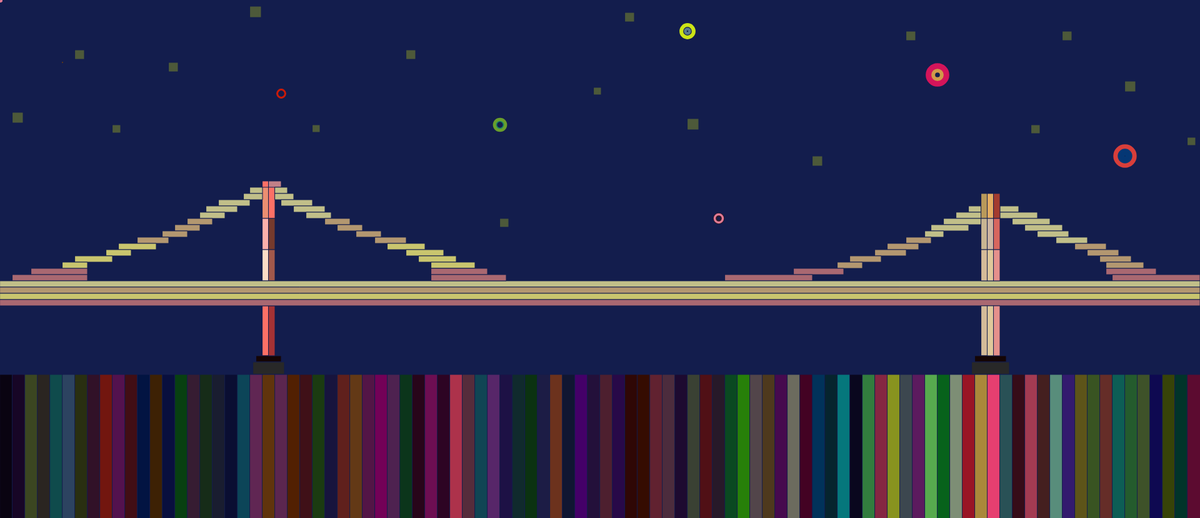
Frame 1 (no input)
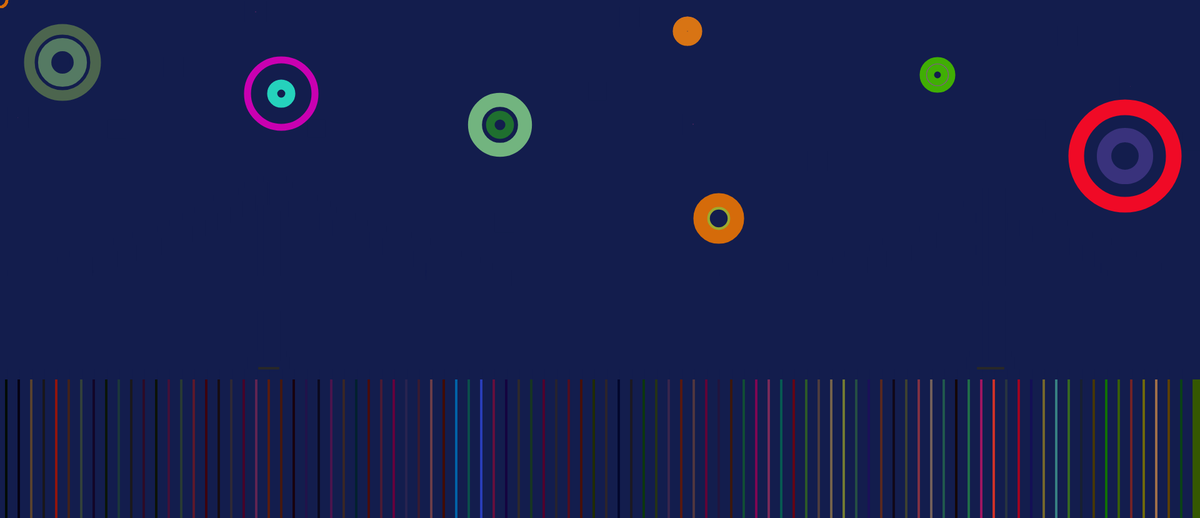
Frame 60 (no input)
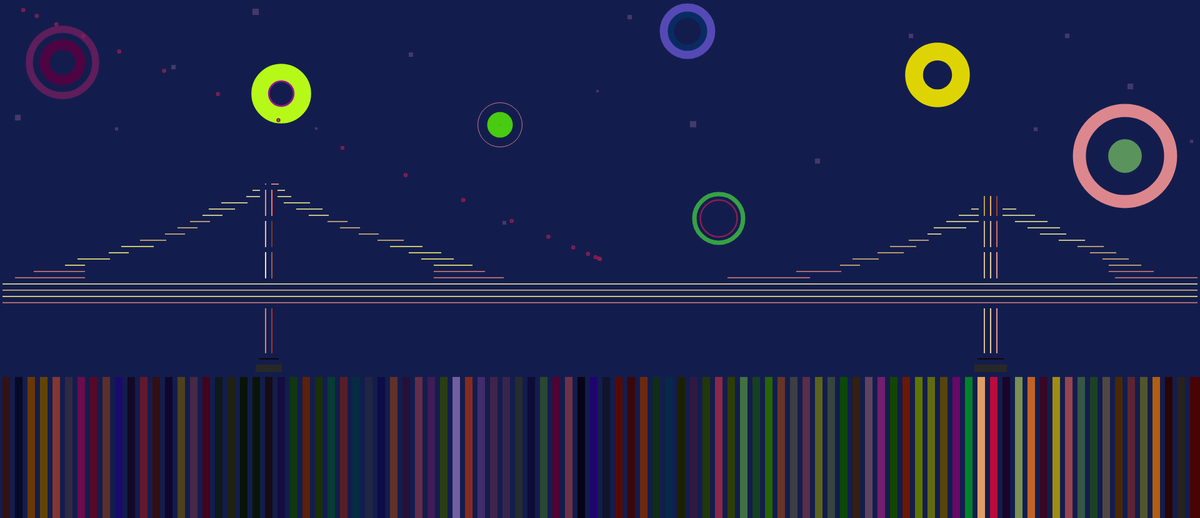
Frame 120 (the mouse pressed at the canvas centre since frame 60)

The p5.js sketch that drew these frames (run headless with seeded random() and noise() and a simulated clock; from frame 60 on, the mouse is pressed at the canvas centre):

// p5.js sketch
// ── sketch.js
var r;
var trailX = [0, 0, 0, 0, 0, 0, 0, 0, 0, 0, 0, 0, 0, 0, 0, 0, 0, 0, 0, 0];
var trailY = [0, 0, 0, 0, 0, 0, 0, 0, 0, 0, 0, 0, 0, 0, 0, 0, 0, 0, 0, 0];

function setup(){
   createCanvas(1920,830);

   r=0;
   size=[120,70,100];
   size1=[180,100,150];
   size2=[150,80,120];
   size3=[100,90,130];
   size4=[100,80,140];
   size5=[170,110,140];
   size6=[80,60,90];
}

function draw(){
   background(19,29,77);
   stroke(19,29,77);


   //별
   fill(Math.random()*255,Math.random()*255,Math.random()*255,70);
   rect(20,180,17,17);
   rect(120,80,15,15);
   rect(180,200,13,13);
   rect(270,100,15,15);
   rect(400,10,18,18);
   rect(500,200,12,12);
   rect(650,80,15,15);
   rect(800,350,14,14);
   rect(950,140,12,12);
   rect(1000,20,15,15);
   rect(1100,190,18,18);
   rect(1300,250,16,16);
   rect(1450,50,15,15);
   rect(1650,200,14,14);
   rect(1700,50,15,15);
   rect(1800,130,17,17);
   rect(1900,220,13,13);


   //기둥
   fill(235,142,113);
   rect(420,290,10,60);
   fill(252,176,171);
   rect(420,350,10,50);
   fill(252,220,198);
   rect(420,400,10,50);
   fill(252,112,102);
   rect(420,290,20,10);
   rect(420,490,10,80);
   fill(20,5,5);
   rect(410,570,40,10);
   fill(40,40,40);
   rect(405,580,50,20);

   //기둥2
   fill(252,112,102);
   rect(430,290,10,60);
   fill(117,58,45);
   rect(430,350,10,50);
   fill(161,88,75);
   rect(430,400,10,50);
   fill(193,128,136);
   rect(430,290,20,10);
   fill(165,50,53);
   rect(430,490,10,80);

   //다리선1
   fill(193,191,137);
   rect(400,300,20,10);
   rect(390,310,30,10);
   rect(350,320,50,10);
   rect(330,330,50,10);
   rect(320,340,40,10);
   fill(179,151,112);
   rect(300,350,40,10);
   rect(280,360,40,10);
   rect(260,370,40,10);
   rect(220,380,50,10);
   fill(201,197,110);
   rect(190,390,60,10);
   rect(170,400,40,10);
   rect(120,410,60,10);
   rect(100,420,40,10);
   fill(169,104,113);
   rect(50,430,90,10);
   rect(20,440,120,10);

   //다리선2
   fill(193,191,137);
   rect(440,300,20,10);
   rect(440,310,30,10);
   rect(450,320,50,10);
   rect(470,330,50,10);
   rect(490,340,40,10);
   fill(179,151,112);
   rect(520,350,40,10);
   rect(540,360,40,10);
   rect(570,370,40,10);
   rect(600,380,50,10);
   fill(201,197,110);
   rect(620,390,60,10);
   rect(650,400,60,10);
   rect(670,410,60,10);
   rect(690,420,70,10);
   fill(169,104,113);
   rect(690,430,90,10);
   rect(690,440,120,10);

   //다리선3
   fill(193,191,137);
   rect(1550,330,20,10);
   rect(1530,340,40,10);
   rect(1510,350,60,10);
   rect(1490,360,60,10);
   rect(1480,370,30,10);
   fill(179,151,112);
   rect(1450,380,40,10);
   rect(1420,390,50,10);
   rect(1400,400,50,10);
   rect(1360,410,50,10);
   rect(1340,420,40,10);
   fill(169,104,113);
   rect(1270,430,80,10);
   rect(1160,440,140,10);

   //다리선4
   fill(193,191,137);
   rect(1600,330,30,10);
   rect(1600,340,60,10);
   rect(1620,350,60,10);
   rect(1640,360,60,10);
   rect(1660,370,50,10);
   rect(1690,380,50,10);
   fill(179,151,112);
   rect(1720,390,50,10);
   rect(1740,400,50,10);
   rect(1760,410,50,10);
   rect(1770,420,60,10);
   fill(169,104,113);
   rect(1770,430,80,10);
   rect(1780,440,140,10);

   //다리몸통
   fill(193,191,137);
   rect(0,450,1920,10);
   fill(179,151,112);
   rect(0,460,1920,10);
   fill(201,197,110);
   rect(0,470,1920,10);
   fill(169,104,113);
   rect(0,480,1920,10);
   rect(690,430,90,10);
   rect(690,440,120,10);

   //기둥3
   fill(185,153,90);
   rect(1570,310,10,40);
   fill(200,181,146);
   rect(1570,350,10,50);
   fill(212,187,153);
   rect(1570,400,10,50);
   rect(1570,490,10,80);
   fill(20,5,5);
   rect(1560,570,50,10);
   fill(40,40,40);
   rect(1555,580,60,20);


   //기둥4
   fill(229,174,98);
   rect(1580,310,10,40);
   fill(205,181,162);
   rect(1580,350,10,50);
   fill(223,200,155);
   rect(1580,400,10,50);
   rect(1580,490,10,80);

   //기둥5
   fill(163,60,47);
   rect(1590,310,10,40);
   fill(215,102,94);
   rect(1590,350,10,50);
   fill(229,144,140);
   rect(1590,400,10,50);
   rect(1590,490,10,80);

   //바다비침
   fill(Math.random()*77,Math.random()*18,Math.random()*21);
   rect(0,600,200,250);
   fill(Math.random()*57,Math.random()*45,Math.random()*70);
   rect(20,600,200,250);
   fill(Math.random()*186,Math.random()*70,Math.random()*61);
   rect(40,600,200,250);
   fill(Math.random()*160,Math.random()*89,Math.random()*66);
   rect(60,600,200,250);
   fill(Math.random()*162,Math.random()*78,Math.random()*87);
   rect(80,600,200,250);
   fill(Math.random()*88,Math.random()*68,Math.random()*105);
   rect(100,600,200,250);
   fill(Math.random()*171,Math.random()*74,Math.random()*88);
   rect(120,600,200,250);
   fill(Math.random()*88,Math.random()*29,Math.random()*45);
   rect(140,600,200,250);
   fill(Math.random()*116,Math.random()*69,Math.random()*86);
   rect(160,600,200,250);
   fill(Math.random()*156,Math.random()*56,Math.random()*114);
   rect(180,600,200,250);
   fill(Math.random()*67,Math.random()*31,Math.random()*48);
   rect(200,600,200,250);
   fill(Math.random()*101,Math.random()*31,Math.random()*72);
   rect(220,600,200,250);
   fill(Math.random()*62,Math.random()*46,Math.random()*45);
   rect(240,600,200,250);
   fill(Math.random()*92,Math.random()*50,Math.random()*78);
   rect(260,600,200,250);   
   fill(Math.random()*130,Math.random()*87,Math.random()*103);
   rect(280,600,200,250);
   fill(Math.random()*102,Math.random()*55,Math.random()*94);
   rect(300,600,200,250);
   fill(Math.random()*79,Math.random()*60,Math.random()*78);
   rect(320,600,200,250);
   fill(Math.random()*54,Math.random()*34,Math.random()*105);
   rect(340,600,200,250);
   fill(Math.random()*70,Math.random()*48,Math.random()*74);
   rect(360,600,200,250);
   fill(Math.random()*77,Math.random()*74,Math.random()*123);
   rect(380,600,200,250);
   fill(Math.random()*144,Math.random()*82,Math.random()*85);
   rect(400,600,200,250);
   fill(Math.random()*165,Math.random()*63,Math.random()*61);
   rect(420,600,200,250);
   fill(Math.random()*118,Math.random()*62,Math.random()*80);
   rect(440,600,200,250);
   fill(Math.random()*91,Math.random()*58,Math.random()*63);
   rect(460,600,200,250);
   fill(Math.random()*94,Math.random()*69,Math.random()*76);
   rect(480,600,200,250);
   fill(Math.random()*101,Math.random()*71,Math.random()*81);
   rect(500,600,200,250);
   fill(Math.random()*83,Math.random()*61,Math.random()*64);
   rect(500,600,200,250);
   fill(Math.random()*119,Math.random()*76,Math.random()*96);
   rect(520,600,200,250);
   fill(Math.random()*101,Math.random()*59,Math.random()*67);
   rect(540,600,200,250);
   fill(Math.random()*135,Math.random()*74,Math.random()*97);
   rect(560,600,200,250);
   fill(Math.random()*94,Math.random()*49,Math.random()*73);
   rect(580,600,200,250);
   fill(Math.random()*93,Math.random()*41,Math.random()*30);
   rect(600,600,200,250);
   fill(Math.random()*137,Math.random()*65,Math.random()*95);
   rect(600,600,200,250);
   fill(Math.random()*117,Math.random()*71,Math.random()*87);
   rect(620,600,200,250);
   fill(Math.random()*138,Math.random()*58,Math.random()*109);
   rect(640,600,200,250);
   fill(Math.random()*137,Math.random()*66,Math.random()*79);
   rect(660,600,200,250);
   fill(Math.random()*136,Math.random()*67,Math.random()*108);
   rect(680,600,200,250);
   fill(Math.random()*108,Math.random()*64,Math.random()*95);
   rect(700,600,200,250);
   fill(Math.random()*184,Math.random()*101,Math.random()*195);
   rect(720,600,200,250);
   fill(Math.random()*140,Math.random()*86,Math.random()*109);
   rect(740,600,200,250);
   fill(Math.random()*123,Math.random()*80,Math.random()*211);
   rect(760,600,200,250);
   fill(Math.random()*139,Math.random()*73,Math.random()*107);
   rect(780,600,200,250);
   fill(Math.random()*83,Math.random()*48,Math.random()*135);
   rect(800,600,200,250);
   fill(Math.random()*133,Math.random()*57,Math.random()*76);
   rect(820,600,200,250);
   fill(Math.random()*151,Math.random()*57,Math.random()*88);
   rect(840,600,200,250);
   fill(Math.random()*112,Math.random()*90,Math.random()*91);
   rect(860,600,200,250);
   fill(Math.random()*140,Math.random()*52,Math.random()*98);
   rect(880,600,200,250);
   fill(Math.random()*157,Math.random()*68,Math.random()*73);
   rect(900,600,200,250);
   fill(Math.random()*164,Math.random()*57,Math.random()*147);
   rect(920,600,200,250);
   fill(Math.random()*144,Math.random()*72,Math.random()*117);
   rect(940,600,200,250);
   fill(Math.random()*113,Math.random()*50,Math.random()*62);
   rect(960,600,200,250);
   fill(Math.random()*127,Math.random()*71,Math.random()*73);
   rect(980,600,200,250);
   fill(Math.random()*59,Math.random()*46,Math.random()*75);
   rect(1000,600,200,250);
   fill(Math.random()*136,Math.random()*81,Math.random()*83);
   rect(1020,600,200,250);
   fill(Math.random()*115,Math.random()*67,Math.random()*77);
   rect(1040,600,200,250);
   fill(Math.random()*127,Math.random()*71,Math.random()*78);
   rect(1060,600,200,250);
   fill(Math.random()*118,Math.random()*54,Math.random()*70);
   rect(1080,600,200,250);
   fill(Math.random()*83,Math.random()*73,Math.random()*88);
   rect(1100,600,200,250);
   fill(Math.random()*98,Math.random()*57,Math.random()*77);
   rect(1120,600,200,250);
   fill(Math.random()*156,Math.random()*106,Math.random()*96);
   rect(1140,600,200,250);
   fill(Math.random()*134,Math.random()*81,Math.random()*84);
   rect(1160,600,200,250);
   fill(Math.random()*117,Math.random()*138,Math.random()*116);
   rect(1180,600,200,250);
   fill(Math.random()*169,Math.random()*109,Math.random()*97);
   rect(1200,600,200,250);
   fill(Math.random()*126,Math.random()*99,Math.random()*91);
   rect(1220,600,200,250);
   fill(Math.random()*130,Math.random()*99,Math.random()*117);
   rect(1240,600,200,250);
   fill(Math.random()*158,Math.random()*114,Math.random()*104);
   rect(1260,600,200,250);
   fill(Math.random()*102,Math.random()*105,Math.random()*94);
   rect(1280,600,200,250);
   fill(Math.random()*135,Math.random()*120,Math.random()*106);
   rect(1300,600,200,250);
   fill(Math.random()*128,Math.random()*100,Math.random()*89);
   rect(1320,600,200,250);
   fill(Math.random()*145,Math.random()*142,Math.random()*132);
   rect(1340,600,200,250);
   fill(Math.random()*115,Math.random()*99,Math.random()*85);
   rect(1360,600,200,250);
   fill(Math.random()*163,Math.random()*148,Math.random()*117);
   rect(1380,600,200,250);
   fill(Math.random()*183,Math.random()*150,Math.random()*110);
   rect(1400,600,200,250);
   fill(Math.random()*163,Math.random()*148,Math.random()*127);
   rect(1420,600,200,250);
   fill(Math.random()*153,Math.random()*168,Math.random()*137);
   rect(1440,600,200,250);
   fill(Math.random()*182,Math.random()*158,Math.random()*117);
   rect(1460,600,200,250);
   fill(Math.random()*170,Math.random()*173,Math.random()*139);
   rect(1480,600,200,250);
   fill(Math.random()*115,Math.random()*99,Math.random()*85);
   rect(1500,600,200,250);
   fill(Math.random()*163,Math.random()*148,Math.random()*117);
   rect(1520,600,200,250);
   fill(Math.random()*183,Math.random()*150,Math.random()*110);
   rect(1540,600,200,250);
   fill(Math.random()*254,Math.random()*190,Math.random()*123);
   rect(1560,600,200,250);
   fill(Math.random()*253,Math.random()*212,Math.random()*115);
   rect(1580,600,200,250);
   fill(Math.random()*252,Math.random()*159,Math.random()*106);
   rect(1600,600,200,250);
   fill(Math.random()*170,Math.random()*173,Math.random()*139);
   rect(1620,600,200,250);
   fill(Math.random()*195,Math.random()*170,Math.random()*113);
   rect(1640,600,200,250);
   fill(Math.random()*150,Math.random()*130,Math.random()*100);
   rect(1660,600,200,250);
   fill(Math.random()*170,Math.random()*173,Math.random()*139);
   rect(1680,600,200,250);
   fill(Math.random()*195,Math.random()*170,Math.random()*113);
   rect(1700,600,200,250);
   fill(Math.random()*126,Math.random()*110,Math.random()*80);
   rect(1720,600,200,250);
   fill(Math.random()*146,Math.random()*124,Math.random()*87);
   rect(1740,600,200,250);
   fill(Math.random()*159,Math.random()*119,Math.random()*78);
   rect(1760,600,200,250);
   fill(Math.random()*145,Math.random()*125,Math.random()*100);
   rect(1780,600,200,250);
   fill(Math.random()*150,Math.random()*122,Math.random()*89);
   rect(1800,600,200,250);
   fill(Math.random()*137,Math.random()*108,Math.random()*82);
   rect(1820,600,200,250);
   fill(Math.random()*178,Math.random()*145,Math.random()*111);
   rect(1840,600,200,250);
   fill(Math.random()*122,Math.random()*93,Math.random()*9);
   rect(1860,600,200,250);
   fill(Math.random()*116,Math.random()*85,Math.random()*71);
   rect(1880,600,200,250);
   fill(Math.random()*98,Math.random()*101,Math.random()*80);
   rect(1900,600,200,250);


//폭죽 strokeWeight 두께, stroke 색상, ellipse 위치

   noFill();
   for(var i = 0 ; i < 2; i++){
   strokeWeight(30*Math.random())
   stroke(Math.random()*205,Math.random()*150,Math.random()*150);
   ellipse(100,100, r%size[i],r%size[i]);
   r=r+1;
   }

   for(var i = 0 ; i < 2; i++){
   strokeWeight(30*Math.random())
   stroke(Math.random()*255,Math.random()*255,Math.random()*193);
   ellipse(450,150, r%size1[i],r%size1[i]);
   r=r+1;
   }

   for(var i = 0 ; i < 2; i++){
   strokeWeight(30*Math.random())
   stroke(Math.random()*235,Math.random()*240,Math.random()*190);
   ellipse(800,200, r%size2[i],r%size2[i]);
   r=r+1;
   }

   for(var i = 0 ; i < 2; i++){
   strokeWeight(30*Math.random())
   stroke(Math.random()*235,Math.random()*250,Math.random()*230);
   ellipse(1100,50, r%size3[i],r%size3[i]);
   r=r+1;
   }

   for(var i = 0 ; i < 2; i++){
   strokeWeight(30*Math.random())
   stroke(Math.random()*245,Math.random()*215,Math.random()*178);
   ellipse(1500,120, r%size4[i],r%size4[i]);
   r=r+1;
   }

   for(var i = 0 ; i < 2; i++){
   strokeWeight(30*Math.random())
   stroke(Math.random()*255,Math.random()*235,Math.random()*180);
   ellipse(1800,250, r%size5[i],r%size5[i]);
   r=r+1;
   }

   for(var i = 0 ; i < 2; i++){
   strokeWeight(30*Math.random())
   stroke(Math.random()*245,Math.random()*185,Math.random()*153);
   ellipse(1150,350, r%size6[i],r%size6[i]);
   r=r+1;
   }



   // mouse ellipse
   ellipse(mouseX, mouseY, 3, 3);

   // trail ellopse #0
   trailX[0] = (mouseX + trailX[0] * 3) / 4;
   trailY[0] = (mouseY + trailY[0] * 3) / 4;
   ellipse(trailX[0], trailY[0], 3, 3);

   for (var i = 1; i < 20; i = i +1)
   {
      trailX[i] = (trailX[i-1] + trailX[i] * 5) / 6;
      trailY[i] = (trailY[i-1] + trailY[i] * 5) / 6;
      ellipse(trailX[i], trailY[i], 4, 4);
   }
}
